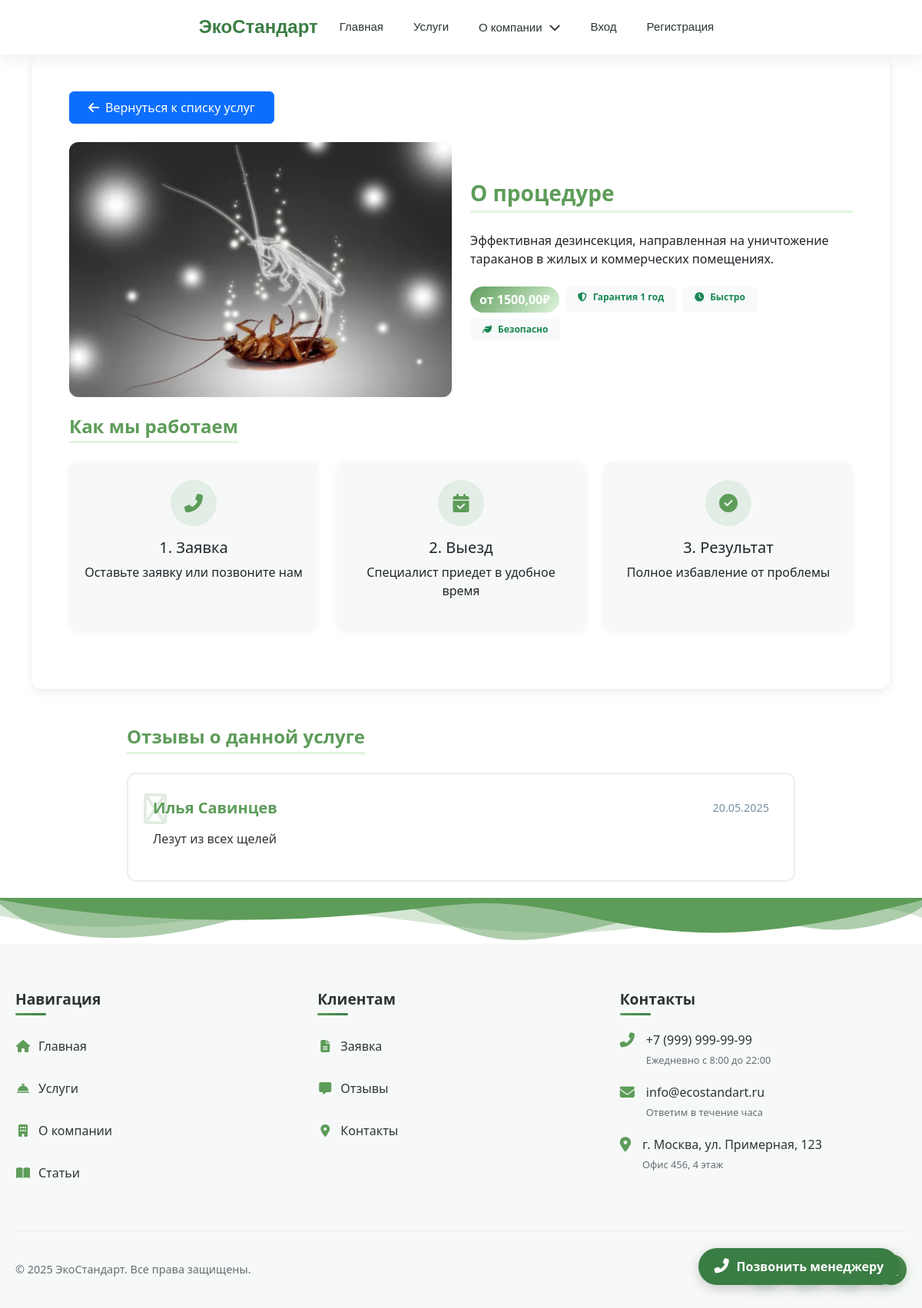
The app's page /accounts/services/2/, older data.
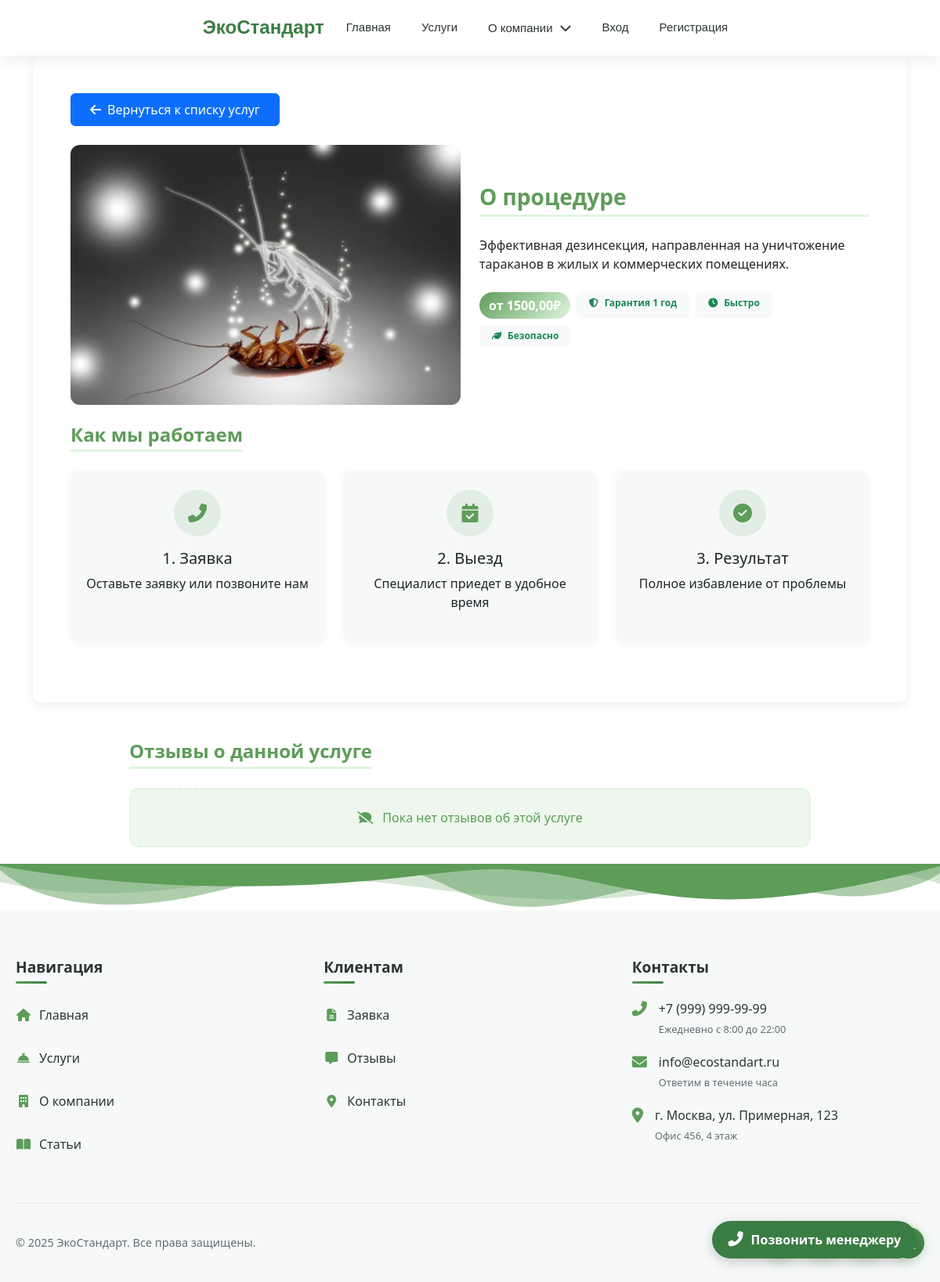
The same page, newer data.
### accounts/models.py (models this page shows, shortened)
class Service(models.Model):
    name = models.CharField(max_length=200)
    description = models.TextField()
    price_min = models.DecimalField(max_digits=10, decimal_places=2, verbose_name="Минимальная цена", default=0.00)
    price_max = models.DecimalField(max_digits=10, decimal_places=2, verbose_name="Максимальная цена", default=0.00)
    equipment_image = models.ImageField(upload_to='equipment/', blank=True, null=True)

class Review(models.Model):
    service = models.ForeignKey(Service, on_delete=models.CASCADE, null=True, blank=True, related_name='reviews')
    user = models.ForeignKey(User, on_delete=models.CASCADE, related_name='reviews')
    name = models.CharField(max_length=100, verbose_name="Имя")
    text = models.TextField(verbose_name="Текст отзыва")
    created_at = models.DateTimeField(auto_now_add=True, verbose_name="Дата создания")

### accounts/views.py (the view)
# urls.py: path('services/<int:pk>/', views.service_detail, name='service_detail'),
def service_detail(request, pk):
    service = get_object_or_404(Service, pk=pk)
    return render(request, 'accounts/service_detail.html', {'service': service})

### templates/accounts/service_detail.html (shortened to what this page needs)
{% load static %}
<!DOCTYPE html>
<html lang="ru">
<head>
    <link href="https://cdn.jsdelivr.net/npm/bootstrap@5.3.2/dist/css/bootstrap.min.css" rel="stylesheet" />
    <link rel="stylesheet" href="https://cdnjs.cloudflare.com/ajax/libs/font-awesome/6.4.2/css/all.min.css" />
</head>
<body>
{% include 'includes/navbar.html' %}
<div class="container mb-5 main-content">
    <div class="card-service p-4 p-md-5">
        <div class="mb-4">
            <a href="{% url 'services' %}" class="btn btn-primary px-4 py-2">
                <i class="fas fa-arrow-left me-2"></i>Вернуться к списку услуг
            </a>
        </div>
        <div class="row g-4 mb-4">
            <div class="col-md-6">
                <div class="overflow-hidden rounded-3">
                    {% if service.equipment_image %}
                    <img src="{{ service.equipment_image.url }}" class="service-image" alt="{{ service.name }}" />
                    {% else %}
                    <img src="{% static 'images/default-equipment.png' %}" class="service-image" alt="Default equipment image" />
                    {% endif %}
                </div>
            </div>
            <div class="col-md-6 d-flex flex-column justify-content-center">
                <h3 class="section-header">О процедуре</h3>
                <p class="mb-4">{{ service.description }}</p>
                <div class="d-flex flex-wrap gap-2 mb-4">
                    <span class="price-badge">
                        от {{ service.price_min }}₽
                    </span>
                    <span class="badge bg-light text-success py-2 px-3 fw-semibold">
                        <i class="fas fa-shield-alt me-2"></i>Гарантия 1 год
                    </span>
                    <span class="badge bg-light text-success py-2 px-3 fw-semibold">
                        <i class="fas fa-clock me-2"></i>Быстро
                    </span>
                    <span class="badge bg-light text-success py-2 px-3 fw-semibold">
                        <i class="fas fa-leaf me-2"></i>Безопасно
                    </span>
                </div>
            </div>
        </div>
        <h4 class="section-header">Как мы работаем</h4>
        <div class="row g-4 mb-4">
            <div class="col-md-4">
                <div class="work-step">
                    <div class="work-step-icon">
                        <i class="fas fa-phone-alt"></i>
                    </div>
                    <h5 class="work-step-title">1. Заявка</h5>
                    <p class="work-step-desc">Оставьте заявку или позвоните нам</p>
                </div>
            </div>
            <div class="col-md-4">
                <div class="work-step">
                    <div class="work-step-icon">
                        <i class="fas fa-calendar-check"></i>
                    </div>
                    <h5 class="work-step-title">2. Выезд</h5>
                    <p class="work-step-desc">Специалист приедет в удобное время</p>
                </div>
            </div>
            <div class="col-md-4">
                <div class="work-step">
                    <div class="work-step-icon">
                        <i class="fas fa-check-circle"></i>
                    </div>
                    <h5 class="work-step-title">3. Результат</h5>
                    <p class="work-step-desc">Полное избавление от проблемы</p>
                </div>
            </div>
        </div>
    </div>
</div>
<div class="reviews-section">
    <h4 class="section-header">Отзывы о данной услуге</h4>
    <div class="row g-4">
        {% if service.reviews.all %}
            {% for review in service.reviews.all %}
                <div class="col-12">
                    <div class="review-card">
                        <div class="review-content">
                            <div class="review-header">
                                <h5 class="review-author">{{ review.name }}</h5>
                                <span class="review-date">{{ review.created_at|date:"d.m.Y" }}</span>
                            </div>
                            <p class="review-text">{{ review.text }}</p>
                        </div>
                    </div>
                </div>
            {% endfor %}
        {% else %}
            <div class="col-12">
                <div class="no-reviews-alert">
                    <i class="fas fa-comment-slash me-2"></i>
                    Пока нет отзывов об этой услуге
                </div>
            </div>
        {% endif %}
    </div>
</div>
{% include 'includes/call_manager_button.html' %}
{% include 'includes/footer.html' %}
</body>
</html>

### templates/includes/navbar.html (shortened to what this page needs)
{% load static %}
<link rel="stylesheet" href="https://cdnjs.cloudflare.com/ajax/libs/font-awesome/6.4.2/css/all.min.css">
<link href="https://cdn.jsdelivr.net/npm/bootstrap@5.3.3/dist/css/bootstrap.min.css" rel="stylesheet">
<nav class="navbar">
    <div class="navbar-container">
        <div class="navbar-brand">
            <a href="{% url 'home' %}" class="brand-logo">
                <span>ЭкоСтандарт</span>
            </a>
        </div>
        <div class="nav-links" id="navLinks">
            <a href="{% url 'home' %}">Главная</a>
            <a href="{% url 'services' %}">Услуги</a>
            <div class="dropdown">
                <a href="#" class="dropbtn">О компании <i class="fas fa-chevron-down dropdown-icon"></i></a>
            </div>
            {% if user.is_authenticated %}
                <a href="{% url 'profile' %}">Профиль</a>
                {% if user.is_staff %}
                    <a href="{% url 'admin_panel' %}">Админ-панель</a>
                    <a href="{% url 'request_list' %}">Заявки</a>
                    <a href="{% url 'site_stats' %}">Статистика</a>
                {% endif %}
                <form method="POST" action="{% url 'logout' %}" class="logout-form">
                    {% csrf_token %}
                    <button type="submit" class="logout-btn">Выйти</button>
                </form>
            {% else %}
                <a href="{% url 'login' %}">Вход</a>
                <a href="{% url 'register' %}">Регистрация</a>
            {% endif %}
        </div>
    </div>
</nav>

### templates/includes/call_manager_button.html (shortened to what this page needs)
{% load static %}
<div class="call-manager-button">
    <button class="call-manager-link" data-bs-toggle="modal" data-bs-target="#callbackModal" aria-label="Позвонить менеджеру">
        <i class="fas fa-phone-alt"></i>
        <span class="call-manager-text">Позвонить менеджеру</span>
    </button>
</div>

### templates/includes/footer.html (shortened to what this page needs)
<footer class="footer">
    <div class="footer-wave">
    </div>
    <div class="footer-content">
        <div class="footer-main">
            <div class="footer-nav">
                <div class="footer-nav-column">
                    <h4 class="footer-nav-title">Навигация</h4>
                    <a href="{% url 'home' %}" class="nav-link"><i class="fas fa-home"></i> Главная</a>
                    <a href="{% url 'services' %}" class="nav-link"><i class="fas fa-concierge-bell"></i> Услуги</a>
                    <a href="{% url 'about' %}" class="nav-link"><i class="fas fa-building"></i> О компании</a>
                    <a href="{% url 'articles' %}" class="nav-link"><i class="fas fa-book-open"></i> Статьи</a>
                </div>
                <div class="footer-nav-column">
                    <h4 class="footer-nav-title">Клиентам</h4>
                    <a href="{% url 'order' %}" class="nav-link"><i class="fas fa-file-alt"></i> Заявка</a>
                    <a href="{% url 'reviews' %}" class="nav-link"><i class="fas fa-comment-alt"></i> Отзывы</a>
                    <a href="{% url 'contacts' %}" class="nav-link"><i class="fas fa-map-marker-alt"></i> Контакты</a>
                </div>
            </div>
            <div class="footer-contacts">
                <h4 class="footer-nav-title">Контакты</h4>
                <div class="contact-item">
                    <i class="fas fa-phone-alt"></i>
                    <div>
                        <a href="tel:+79999999999">+7 (999) 999-99-99</a>
                        <small>Ежедневно с 8:00 до 22:00</small>
                    </div>
                </div>
                <div class="contact-item">
                    <i class="fas fa-envelope"></i>
                    <div>
                        <a href="mailto:info@ecostandart.ru">info@ecostandart.ru</a>
                        <small>Ответим в течение часа</small>
                    </div>
                </div>
                <div class="contact-item">
                    <i class="fas fa-map-marker-alt"></i>
                    <div>
                        <span>г. Москва, ул. Примерная, 123</span>
                        <small>Офис 456, 4 этаж</small>
                    </div>
                </div>
            </div>
        </div>
        <div class="footer-bottom">
            <div class="footer-copyright">
                &copy; 2025 ЭкоСтандарт. Все права защищены.
            </div>
            <div class="footer-social">
                <a href="#" class="social-icon"></a>
                <a href="#" class="social-icon"></a>
                <a href="#" class="social-icon"></a>
                <a href="#" class="social-icon"></a>
            </div>
        </div>
    </div>
</footer>

### templates/accounts/service_detail.html (style rules this page uses)
:root { --primary: #2E7D32; --primary-light: #4CAF50; --accent: #FFC107; --dark: #263238; --light: #F5F5F5; --clean-white: #FFFFFF; }
body { font-family: 'Manrope', sans-serif; background-color: var(--light); color: var(--dark); }
.card-service { border: none; border-radius: 12px; overflow: hidden; background: var(--clean-white); box-shadow: 0 4px 12px rgba(0, 0, 0, 0.08); transition: all 0.3s ease; border-bottom: 4px solid transparent; }
.service-image { border-radius: 12px; box-shadow: 0 10px 30px rgba(0, 0, 0, 0.1); transition: transform 0.3s ease; width: 100%; height: auto; object-fit: cover; }
.price-badge { background: linear-gradient(135deg, var(--primary), var(--primary-light)); color: white; border-radius: 20px; padding: 5px 12px; font-weight: 600; font-size: 1rem; display: inline-block; }
.btn-primary { background-color: var(--primary); border: none; border-radius: 8px; padding: 8px 18px; font-weight: 600; transition: all 0.3s; }
.main-content { max-width: 900px; margin: 0 auto; }
.section-header { color: var(--primary); font-weight: 700; margin-bottom: 1.5rem; border-bottom: 3px solid var(--primary-light); padding-bottom: 0.3rem; display: inline-block; }
.work-step { background-color: var(--light); border-radius: 12px; padding: 1.5rem 1rem; text-align: center; box-shadow: 0 2px 8px rgba(0,0,0,0.05); transition: box-shadow 0.3s ease; height: 100%; }
.work-step-icon { background-color: rgba(46, 125, 50, 0.1); color: var(--primary); width: 60px; height: 60px; border-radius: 50%; display: flex; align-items: center; justify-content: center; margin: 0 auto 1rem auto; font-size: 1.5rem; }
.reviews-section { max-width: 900px; margin: 3rem auto; padding: 0 15px; }
.no-reviews-alert { background: rgba(76, 175, 80, 0.1); color: var(--primary); border: 2px dashed var(--primary-light); border-radius: 12px; padding: 1.5rem; text-align: center; font-weight: 500; }

### templates/includes/navbar.html (style rules this page uses)
:root { --primary: #5D9C59; --primary-light: #DFF6DD; --primary-dark: #3A7D44; --primary-gradient: linear-gradient(135deg, #5D9C59 0%, #3A7D44 100%); --accent: #FFD166; --accent-gradient: linear-gradient(135deg, #FFD166 0%, #F9A825 100%); --danger: #EF476F; --danger-gradient: linear-gradient(135deg, #EF476F 0%, #D63031 100%); --dark: #2D3436; --light: #F7F9F9; --glass-bg: rgba(255, 255, 255, 0.85); --glass-border: rgba(255, 255, 255, 0.2); --shadow-sm: 0 2px 8px rgba(0, 0, 0, 0.05); --shadow-md: 0 4px 20px rgba(0, 0, 0, 0.08); --shadow-lg: 0 8px 30px rgba(0, 0, 0, 0.12); --shadow-xl: 0 15px 50px rgba(0, 0, 0, 0.15); --blur: blur(12px); }
* { box-sizing: border-box; margin: 0; padding: 0; }
.navbar { background: var(--glass-bg); backdrop-filter: var(--blur); box-shadow: var(--shadow-md); border-bottom: 1px solid var(--glass-border); padding: 12px 0; width: 100%; position: sticky; top: 0; z-index: 1000; font-family: 'Inter', sans-serif; }
.navbar-container { max-width: 1400px; margin: 0 auto; padding: 0 20px; display: flex; align-items: center; justify-content: space-between; }
.navbar-brand { display: flex; align-items: center; }
.brand-logo { font-size: 1.5rem; font-weight: 700; color: var(--primary-dark); text-decoration: none; transition: all 0.3s ease; }
.nav-links { display: flex; gap: 15px; align-items: center; transition: all 0.3s ease; }
.nav-links a, .logout-btn { color: var(--dark); text-decoration: none; padding: 8px 12px; border-radius: 8px; transition: all 0.3s cubic-bezier(0.175, 0.885, 0.32, 1.275); font-weight: 500; font-size: 15px; white-space: nowrap; position: relative; }
.nav-links a::after, .logout-btn::after { content: ''; position: absolute; bottom: 0; left: 50%; transform: translateX(-50%) scaleX(0); width: 50%; height: 2px; background: var(--primary-gradient); transition: transform 0.3s ease; }
.dropdown { position: relative; display: inline-block; }
.dropdown-icon { margin-left: 5px; transition: transform 0.3s ease; }

### templates/includes/call_manager_button.html (style rules this page uses)
.call-manager-button { position: fixed; bottom: 30px; right: 30px; z-index: 1000; transition: transform 0.3s ease, opacity 0.3s ease; }
.call-manager-link { display: flex; align-items: center; gap: 10px; background: var(--primary-color, #3A7D44); color: white; padding: 12px 20px; border-radius: 50px; text-decoration: none; font-weight: 600; font-size: 1rem; box-shadow: 0 4px 15px rgba(0, 0, 0, 0.2); transition: background-color 0.3s ease, transform 0.3s ease, box-shadow 0.3s ease; border: none; cursor: pointer; }
.call-manager-link i { font-size: 1.2rem; }
.call-manager-text { display: inline; }

Row changes from the older to the newer data that the page shows:
removed Review: name "Илья Савинцев", created_at "20.05.2025", text "Лезут из всех щелей"
Text that changed along with them:
text now shown: "Пока нет отзывов об этой услуге"
